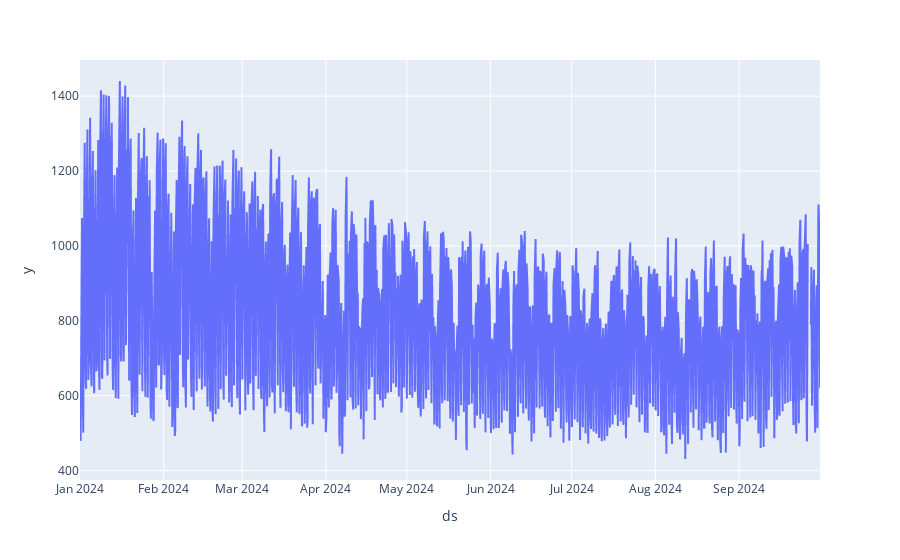

This figure's notebook cell:
### Code cell
fig = px.line(df, x=df["ds"], y=df["y"])
fig.show()

### Figure 1 — Plotly figure (JSON) as saved in the notebook; plotly's stock layout.template omitted (floating-point values rounded to 4 significant figures; data arrays with more than 128 entries replaced by an {"elided": "..."} marker saying what was removed)
{"data": [{"hovertemplate": "ds=%{x}<br>y=%{y}<extra></extra>", "legendgroup": "", "line": {"color": "#636efa", "dash": "solid"}, "marker": {"symbol": "circle"}, "mode": "lines", "name": "<b style=\"color:sandybrown\">[R]</b>  <i style=\"color:#fc9944\">~7h</i>", "showlegend": false, "type": "scattergl", "uid": "6740a69c-7509-46da-877b-85d04741b9d3", "x": {"elided": "1001 str values"}, "xaxis": "x", "y": {"elided": "1001 float values"}, "yaxis": "y"}], "layout": {"legend": {"tracegroupgap": 0}, "margin": {"t": 60}, "xaxis": {"anchor": "y", "domain": [0, 1], "title": {"text": "ds"}}, "yaxis": {"anchor": "x", "domain": [0, 1], "title": {"text": "y"}}}}
